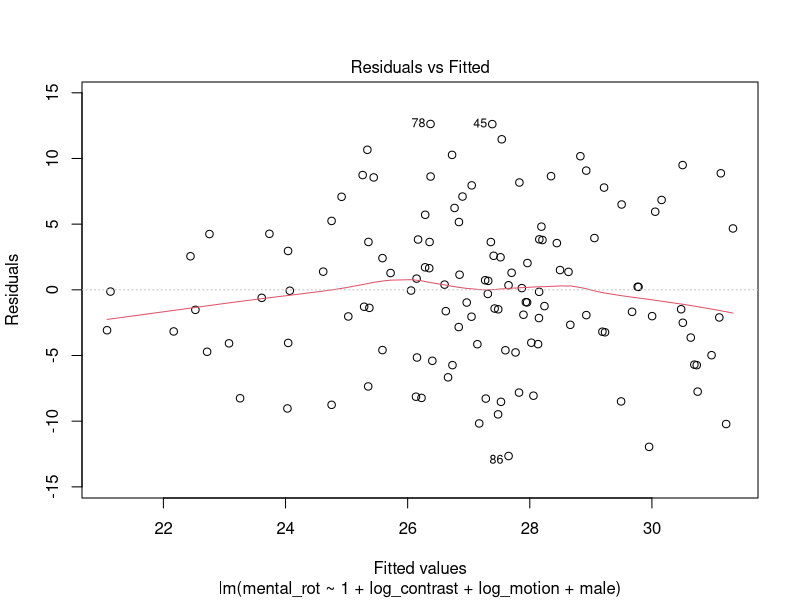
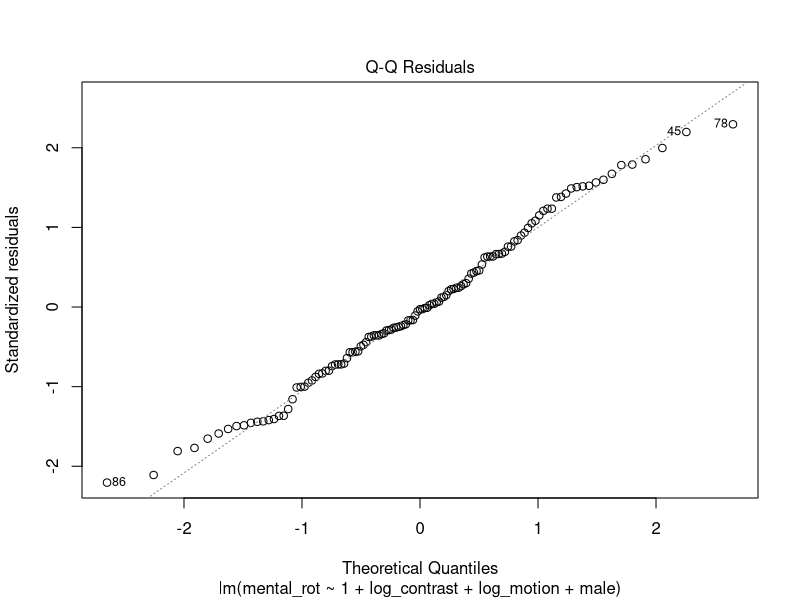
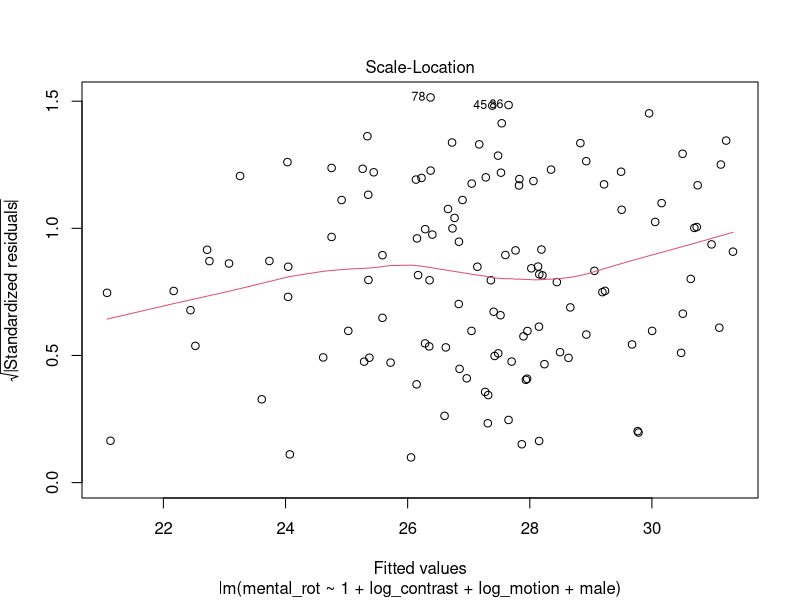
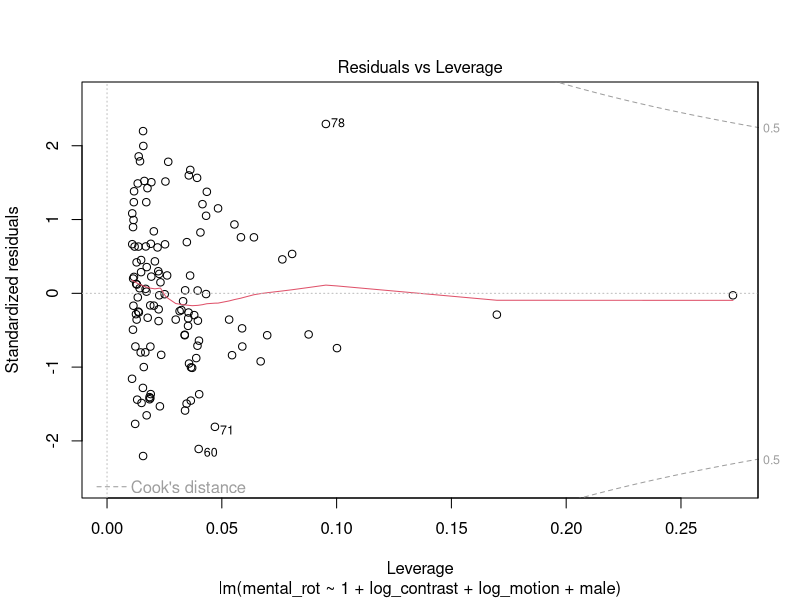

These charts were generated, in order, by the following R code:
## ---- chunk 1
set.seed(1234)
n_boots <- 10000
library(tidyverse) # For pipe '%>%'
## ---- chunk 2
df <- readr::read_csv(file.path("csv/mr-contr-motion-sex.csv"))

# Requires all variables be numeric so we recode Sex with Female = 0, Male = 1.
df <- df %>%
  dplyr::mutate(., male = if_else(Sex == "Male", 1, 0)) %>%
  dplyr::select(., mental_rot, log_contrast, log_motion, male)
## ---- chunk 3
df <- df %>%
  dplyr::mutate(., male_motion = male * log_motion) %>%
  dplyr::select(., mental_rot, log_contrast, log_motion, male, male_motion)
## ---- chunk 4
male_motion_lm <- lm(formula = male_motion ~ 1 + male + log_motion, data = df)

male_motion_resid <- resid(male_motion_lm)

df <- df %>%
  dplyr::mutate(., male_motion_r = male_motion_resid) %>%
  dplyr::select(., mental_rot, log_contrast, log_motion, male, male_motion_r)
## ---- chunk 5
predictors <- names(df)[2:length(df)] 
## ---- chunk 6
eigen(cor(df))
## ---- chunk 7
fit1 <- lm(mental_rot ~ 1 + log_contrast + log_motion + male, data = df)
summary(fit1)
plot(fit1) # residual plots for OLS; use <Return> key to cycle through plots in console.
## ---- chunk 8
fit2 <- psych::corr.test(df)
print(fit2)
## ---- chunk 9
# First up is the RWA function for a traditional multiple regression analysis
multRegress <- function(mydata) {
  numVar <<- NCOL(mydata)
  Variables <<- names(mydata)[2:numVar]
  
  mydata <- cor(mydata, use = "pairwise.complete.obs")
  RXX <- mydata[2:numVar, 2:numVar]
  RXY <- mydata[2:numVar, 1]
  
  RXX.eigen <- eigen(RXX)
  D <- diag(RXX.eigen$val)
  delta <- sqrt(D)
  
  lambda <- RXX.eigen$vec %*% delta %*% t(RXX.eigen$vec)
  lambdasq <- lambda ^ 2
  beta <- solve(lambda) %*% RXY
  rsquare <<- sum(beta ^ 2)
  
  RawWgt <- lambdasq %*% beta ^ 2
  import <- (RawWgt / rsquare) * 100
  
  result <<-
    data.frame(Variables,
               Raw.RelWeight = RawWgt,
               Rescaled.RelWeight = import)
}

# Next up, are functions for the bootstrapping options
multBootstrap <- function(mydata, indices) {
  mydata <- mydata[indices, ]
  multWeights <- multRegress(mydata)
  return(multWeights$Raw.RelWeight)
}

multBootrand <- function(mydata, indices) {
  mydata <- mydata[indices, ]
  multRWeights <- multRegress(mydata)
  multReps <- multRWeights$Raw.RelWeight
  randWeight <- multReps[length(multReps)]
  randStat <- multReps[-(length(multReps))] - randWeight
  return(randStat)
}

multBootcomp <- function(mydata, indices, pred_index = 1) {
  mydata <- mydata[indices, ]
  multCWeights <- multRegress(mydata)
  multCeps <- multCWeights$Raw.RelWeight
  comp2Stat <-
    multCeps - multCeps[pred_index] # Need to change the number in brackets to reflect which predictor is focal
  comp2Stat <-
    comp2Stat[-pred_index] # # If 1st predictor, then [1], if the 3rd predictor, then [3]
  predictors2 <<-
    predictors[-pred_index] # Change number in all three lines (88:90) of code
  return(comp2Stat)
}

mybootci <- function(x, FUN2 = multBootcomp) {
  boot::boot.ci(multBoot,
          conf = 0.95,
          type = "bca",
          index = x) # using bias corrected and accelerated CIs
}

runBoot <- function(num) {
  INDEX <- 1:num
  test <- lapply(INDEX, FUN = mybootci)
  test2 <- t(sapply(test, '[[', i = 4)) #extracts confidence interval
  CIresult <<-
    data.frame(Variables,
               CI.Lower.Bound = test2[, 4],
               CI.Upper.Bound = test2[, 5])
}

myRbootci <- function(x) {
  boot::boot.ci(multRBoot,
          conf = 0.95,
          type = "bca",
          index = x)
}

runRBoot <- function(num) {
  INDEX <- 1:num
  test <- lapply(INDEX, FUN = myRbootci)
  test2 <- t(sapply(test, '[[', i = 4))
  CIresult <<-
    data.frame(predictors,
               CI.Lower.Bound = test2[, 4],
               CI.Upper.Bound = test2[, 5])
}

myCbootci <- function(x) {
  boot::boot.ci(multC2Boot,
          conf = 0.95,
          type = "bca",
          index = x)
}

runCBoot <- function(num) {
  INDEX <- 1:num
  test <- lapply(INDEX, FUN = myCbootci)
  test2 <- t(sapply(test, '[[', i = 4))
  CIresult <<-
    data.frame(predictors2,
               CI.Lower.Bound = test2[, 4],
               CI.Upper.Bound = test2[, 5])
}

myGbootci <- function(x) {
  boot::boot.ci(groupBoot,
          conf = 0.95,
          type = "bca",
          index = x)
}

runGBoot <- function(num) {
  INDEX <- 1:num
  test <- lapply(INDEX, FUN = myGbootci)
  test2 <- t(sapply(test, '[[', i = 4))
  CIresult <<-
    data.frame(predictors,
               CI.Lower.Bound = test2[, 4],
               CI.Upper.Bound = test2[, 5])
}
## ---- chunk 10
multRegress(df)
(RW.Results <-
    result) # create new objects that saves results of RW analysis.
# using the () just tells R to print the results and create the object.

RSQ.Results <- rsquare
## ---- chunk 11
#Bootstrapped Confidence interval around the individual relative weights
#Please be patient -- This can take a few minutes to run
multBoot <-
  boot::boot(df, multBootstrap, n_boots) # n_boots is the # of replications;
# you can change to other values.
multci <- boot::boot.ci(multBoot, conf = 0.95, type = "bca")
runBoot(length(df[, 2:numVar]))
CI.Results <- CIresult

#Bootstrapped Confidence interval tests of Significance
#Please be patient -- This can take a few minutes to run
randVar <- rnorm(nrow(df[, 1]), 0, 1)
randData <- cbind(df, randVar)
multRBoot <- boot::boot(randData, multBootrand, n_boots)
multRci <- boot::boot.ci(multRBoot, conf = 0.95, type = "bca")
runRBoot(length(randData[, 2:(numVar - 1)]))
CI.Significance <- CIresult
## ---- chunk 12
#R-squared For the Model
RSQ.Results

#The Raw and Rescaled Weights
RW.Results

#BCa Confidence Intervals around the raw weights
CI.Results

#BCa Confidence Interval Tests of significance
#If Zero is not included, Weight is Significant
CI.Significance
## ---- chunk 13
df <- readr::read_csv(file.path("csv/mr-contr-motion-sex-trimmed.csv"))

# Requires all variables be numeric so we recode Sex with Female = 0, Male = 1.
df <- df %>%
  dplyr::mutate(., male = if_else(Sex == "Male", 1, 0)) %>%
  dplyr::select(., mental_rot, log_contrast, log_motion, male)

df <- df %>%
  dplyr::mutate(., male_motion = male * log_motion) %>%
  dplyr::select(., mental_rot, log_contrast, log_motion, male, male_motion)

male_motion_lm <- lm(formula = male_motion ~ 1 + male + log_motion, data = df)

male_motion_resid <- resid(male_motion_lm)

df <- df %>%
  dplyr::mutate(., male_motion_r = male_motion_resid) %>%
  dplyr::select(., mental_rot, log_contrast, log_motion, male, male_motion_r)
## ---- chunk 14
multRegress(df)
(RW.Results <-
    result) # create new objects that saves results of RW analysis.
# using the () just tells R to print the results and create the object.

RSQ.Results <- rsquare
## ---- chunk 15
#Bootstrapped Confidence interval around the individual relative weights
#Please be patient -- This can take a few minutes to run
multBoot <-
  boot::boot(df, multBootstrap, n_boots) # n_boots is the # of replications;
# you can change to other values.
multci <- boot::boot.ci(multBoot, conf = 0.95, type = "bca")
runBoot(length(df[, 2:numVar]))
CI.Results <- CIresult

#Bootstrapped Confidence interval tests of Significance
#Please be patient -- This can take a few minutes to run
randVar <- rnorm(nrow(df[, 1]), 0, 1)
randData <- cbind(df, randVar)
multRBoot <- boot::boot(randData, multBootrand, n_boots)
multRci <- boot::boot.ci(multRBoot, conf = 0.95, type = "bca")
runRBoot(length(randData[, 2:(numVar - 1)]))
CI.Significance <- CIresult
## ---- chunk 16
#R-squared For the Model
RSQ.Results

#The Raw and Rescaled Weights
RW.Results

#BCa Confidence Intervals around the raw weights
CI.Results

#BCa Confidence Interval Tests of significance
#If Zero is not included, Weight is Significant
CI.Significance
